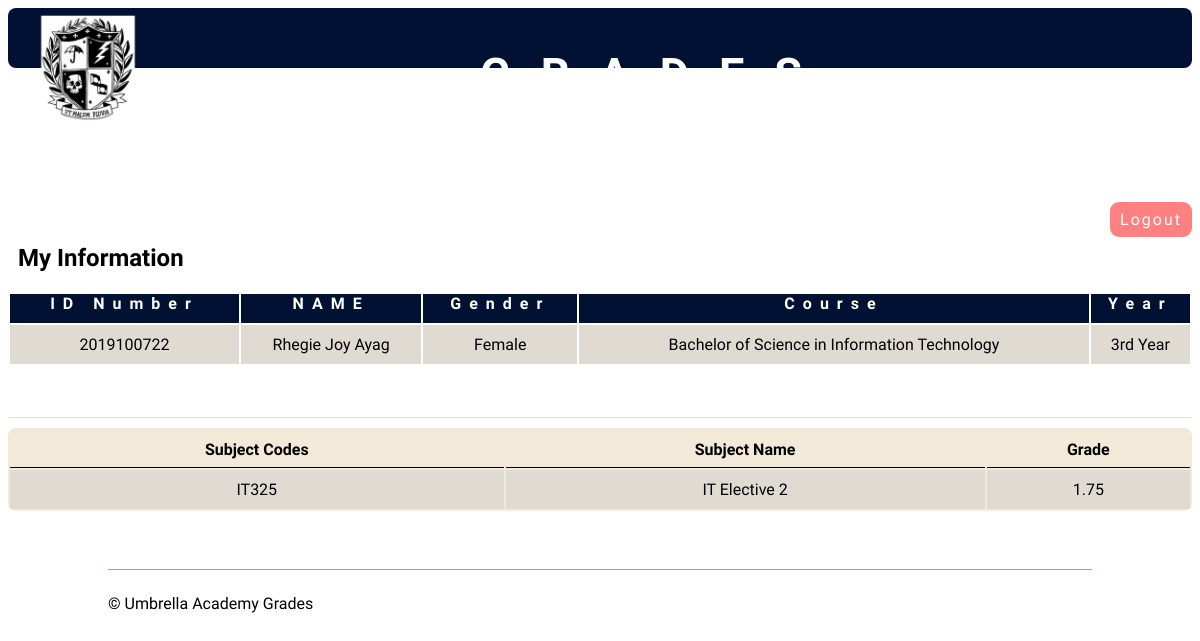
The app's page /usteaps/main/dashboard.php (signed in) with its own data.
### tables this page shows
CREATE TABLE `information` (
  `infoid` int(11) NOT NULL,
  `idnumber` varchar(255) NOT NULL,
  `name` varchar(255) NOT NULL,
  `gender` varchar(255) NOT NULL,
  `course` varchar(255) NOT NULL,
  `cyear` varchar(255) NOT NULL
);

### usteaps/main/session.php (called while the page is built)
<?php
	require '../connection/connections.php';
	$query = $conn->query("SELECT * FROM `users` WHERE `username` = '$_SESSION[username]'") or die(mysqli_error());
	$fetch = $query->fetch_array();
	$username = $fetch['username'];
?>

### usteaps/main/dashboard.php (the view, shortened to what this page needs)
<!DOCTYPE html>
<?php
	require 'session.php';
?>
<html>
<head>
	<link rel="stylesheet" href="dashboard.css">
</head>
<body>
	<section id="header">
		<div class="header-box">
			<img src="../imgs/TEXT-LOGO-l2-Small.png" class="logo">
		</div>
			<div class="Ayuda">
				<h1>GRADES</h1>
			</div>
	</section>
	<div class="button-container">
            <a href="logout.php">Logout</a>
    </div>
<br><br>
<h2 id="title2">My 	Information</h2>
<div class="scrollable">
<table class="table2">
	 <tbody>
	 				<th>ID Number</th>
	 				<th>NAME</th>
	 				<th>Gender</th>
	 				<th>Course</th>
	 				<th>Year</th>
					<?php
						require '../connection/connections.php';
						$query = $conn->query("SELECT idnumber, name, gender, course, cyear  FROM `information` WHERE idnumber = ('$username');") or die(mysqli_error());
						while($fetch = $query->fetch_array()){
					?>
						<tr>
							<td><?php echo $fetch['idnumber']?></td>
							<td><?php echo $fetch['name']?></td>
							<td><?php echo $fetch['gender']?></td>
							<td><?php echo $fetch['course']?></td>
							<td><?php echo $fetch['cyear']?></td>
						</tr>
					<?php
						}
					?>
					</tbody>
</table>
</div>
<div class="container-table">
	<table class="table1">
  <tr>
    <th>Subject Codes</th>
    <th>Subject Name</th>
    <th>Grade</th>
  </tr>
  <tbody>
					<?php
						require '../connection/connections.php';
						$query = $conn->query("SELECT scode, sname, sgrade FROM `grades` WHERE idnumber = ('$username');") or die(mysqli_error());
						while($fetch = $query->fetch_array()){
					?>
						<tr>
							<td><?php echo $fetch['scode']?></td>
							<td><?php echo $fetch['sname']?></td>
							<td><?php echo $fetch['sgrade']?></td>
						</tr>
					<?php
						}
					?>
					</tbody>
</table>
	<section id="footer">
	<div class="container footer-row">
		<hr>
		<div class="footer-left-col">
			<p>© Umbrella Academy Grades</p>
		</div>
	</div>
</section>
</body>
</html>

### usteaps/main/dashboard.css (style rules this page uses)
* { padding: 0; font-family: alata; }
.logo { width: 120px; margin-top: 0px; margin-left: 20px; }
.header-box { background-size: cover; height: 60px; background-color: #001133; border-radius: 8px; margin-bottom: 10%; }
.Ayuda { width: 30%; position: absolute; left: 55%; top: 6%; transform: translate(-50%, -50%); font-size: 30px; letter-spacing: 30px; }
.Ayuda h1 { color: white; }
.container { margin-right: 100px; margin-left: 100px; }
.button-container { margin: 0; float: right; padding: 1rem 0 2rem 0; }
.button-container a { float: left; background: #ff8080; padding: 8px 10px 8px 10px; color: white; text-decoration: none; letter-spacing: 2px; border-radius: 9px; }
.container-table { width: 100%; height: 100vh; }
.table1 { margin-top: 10px; width: 100%; background: #F2E9D8 ; border-radius: 8px; border-color: red; }
.table1 th, td { text-align: center; padding-top: 10px; padding-bottom: 10px; }
.table1 th { border-bottom: 0.5px solid black; border-width: 10%; padding-bottom: 8px; }
.table1 td { background-color: #E0DBD2; }
#title2 { margin-left: 10px; }
.table2 { width: 100%; }
.table2 th { align-content: center; letter-spacing: 8px; padding-bottom: 10px; }
.table2 td { background-color: #E0DBD2; }
.scrollable { height: 125px; border-bottom: 1px solid #ddd; }
.scrollable th { color: white; font-stretch: 3%; background: #001133; z-index: 2; top: 0; }
#footer { padding: 50px 0 30px; }
hr { width: 100%; border: 0; border-top: 1px solid #f67c92; }
.footer-row { display: flex; align-items: center; justify-content: space-between; flex-wrap: wrap; }
.footer-left-col { flex-basis: 50%; }

### records on screen
information: idnumber "2019100722", name "Rhegie Joy Ayag", gender "Female", course "Bachelor of Science in Information Technology", cyear "3rd Year"

### other values on screen
$fetch['scode'] "IT325"
$fetch['sname'] "IT Elective 2"
$fetch['sgrade'] "1.75"
